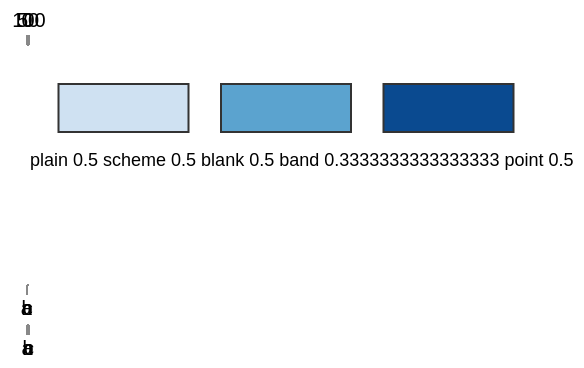

The Vega-Lite source for this figure:
### Vega specification from a JSON file in a GitHub repository (floating-point values rounded to 4 significant figures)
{"$schema": "https://vega.github.io/schema/vega/v6.json", "description": "**A scale with no range is not a broken scale.** Upstream's `configureRange` only ever calls `scale.range(…)` when there is a range to set, so a scale that declares none keeps d3's own default — and that default is `[0, 1]` for every continuous, discretizing and banded type. Probed across nine: `linear`, `log`, `sqrt`, `time`, `quantize`, `threshold`, `band` and `point` all range `[0, 1]`, and only `ordinal` differs, ranging `[]`. Two ways to arrive there and both are written out here. `plain` simply declares no `range`. `scheme` declares one and it evaporates, because the scheme branch is reached through a bare `else if (_.scheme)` — a **truthiness** test, so a scheme of `null`, `\"\"`, `0` or `false` is not a failed lookup and not a fallback to some default palette: the branch is never entered and the scale is left exactly as `plain` is. That is the common case rather than the exotic one, since `{\"scheme\": {\"signal\": \"theme\"}}` whose signal has not been answered yet is precisely a scale with no range. `named` is the control: a scheme that does resolve still resolves. **Only the signal form gets this far.** A *literal* falsey scheme never reaches `configureRange`: `parseScaleRange` matches it against no branch at all and upstream refuses the whole specification with `Unsupported range type: {\"scheme\":null}` — probed, and the reason this fixture writes the rule with signals rather than with literals. `{\"signal\": …}` survives parsing because it is an *object* and every object is truthy, and it is weighed a second time once it has a value. The three `pos` scales carry the same rule onto an axis, where a `[0, 1]` range is visible as an axis 1 unit wide rather than as no axis at all — refusing the range used to take the whole scale with it, and then every encoding that named it, so a chart upstream draws became no chart and a fistful of errors. The rects read `plain` and `scheme` for their **fill**, which upstream answers with a *number* rather than a colour; what the scene item then carries is a separate question from this one and is not what this fixture is about.", "width": 260, "height": 120, "padding": 5, "signals": [{"name": "missing", "value": null}, {"name": "blank", "value": ""}], "data": [{"name": "t", "values": [{"k": "a", "v": 0}, {"k": "b", "v": 50}, {"k": "c", "v": 100}]}], "scales": [{"name": "plain", "type": "linear", "domain": [0, 100]}, {"name": "scheme", "type": "linear", "domain": [0, 100], "range": {"scheme": {"signal": "missing"}}}, {"name": "blankScheme", "type": "linear", "domain": [0, 100], "range": {"scheme": {"signal": "blank"}}}, {"name": "named", "type": "linear", "domain": [0, 100], "range": {"scheme": "blues"}}, {"name": "posPlain", "type": "linear", "domain": [0, 100]}, {"name": "posBand", "type": "band", "domain": {"data": "t", "field": "k"}}, {"name": "posPoint", "type": "point", "domain": {"data": "t", "field": "k"}}, {"name": "x", "type": "band", "domain": {"data": "t", "field": "k"}, "range": "width", "padding": 0.2}], "axes": [{"orient": "top", "scale": "posPlain", "tickCount": 2}, {"orient": "bottom", "scale": "posBand"}, {"orient": "bottom", "scale": "posPoint", "offset": 20}], "marks": [{"type": "rect", "from": {"data": "t"}, "encode": {"update": {"x": {"scale": "x", "field": "k"}, "width": {"scale": "x", "band": 1}, "y": {"value": 20}, "height": {"value": 24}, "fill": {"scale": "named", "field": "v"}, "stroke": {"value": "#333"}}}}, {"type": "text", "encode": {"update": {"x": {"value": 2}, "y": {"value": 54}, "text": {"signal": "'plain ' + scale('plain', 50) + ' scheme ' + scale('scheme', 50) + ' blank ' + scale('blankScheme', 50) + ' band ' + scale('posBand', 'b') + ' point ' + scale('posPoint', 'b')"}, "fontSize": {"value": 9}, "baseline": {"value": "top"}}}}]}
